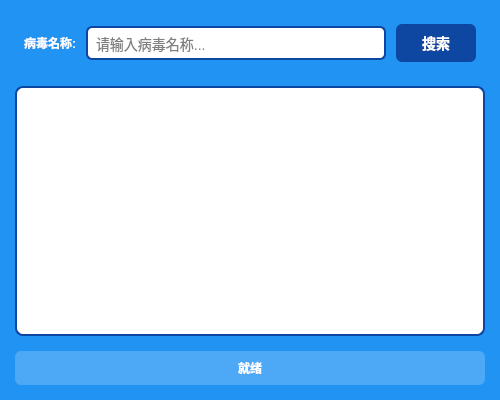
<?xml version="1.0" encoding="UTF-8"?>
<ui version="4.0">
 <class>PatientView</class>
 <widget class="QWidget" name="PatientView">
  <property name="geometry">
   <rect>
    <x>0</x>
    <y>0</y>
    <width>500</width>
    <height>400</height>
   </rect>
  </property>
  <property name="styleSheet">
   <string>QWidget#PatientView {
    background-color: #2193F3;
    font-family: 'Segoe UI', Arial, sans-serif;
}

QLabel {
    color: white;
    font-weight: bold;
}

QLineEdit {
    background-color: white;
    border: 2px solid #0d47a1;
    border-radius: 6px;
    padding: 6px;
    font-size: 14px;
}

QLineEdit:focus {
    border-color: #1565c0;
}

QPushButton {
    background-color: #0d47a1;
    color: white;
    border: none;
    border-radius: 6px;
    padding: 8px 16px;
    font-weight: bold;
    font-size: 14px;
}

QPushButton:hover {
    background-color: #1565c0;
}

QPushButton:pressed {
    background-color: #0a2e6b;
}

QTableView {
    background-color: white;
    border: 2px solid #0d47a1;
    border-radius: 8px;
    alternate-background-color: #e3f2fd;
}

QTableView::item {
    padding: 8px;
}

QHeaderView::section {
    background-color: #0d47a1;
    color: white;
    padding: 8px;
    border: none;
    font-weight: bold;
}

QLabel#statusLabel {
    background-color: rgba(255, 255, 255, 0.2);
    border-radius: 6px;
    padding: 8px;
}</string>
  </property>
  <property name="windowTitle">
   <string>患者视图</string>
  </property>
  <layout class="QVBoxLayout" name="verticalLayout">
   <property name="spacing">
    <number>15</number>
   </property>
   <property name="leftMargin">
    <number>15</number>
   </property>
   <property name="topMargin">
    <number>15</number>
   </property>
   <property name="rightMargin">
    <number>15</number>
   </property>
   <property name="bottomMargin">
    <number>15</number>
   </property>
   <item>
    <widget class="QWidget" name="searchWidget" native="true">
     <layout class="QHBoxLayout" name="horizontalLayout">
      <property name="spacing">
       <number>10</number>
      </property>
      <item>
       <widget class="QLabel" name="label">
        <property name="text">
         <string>病毒名称:</string>
        </property>
        <property name="alignment">
         <set>Qt::AlignVCenter|Qt::AlignRight</set>
        </property>
       </widget>
      </item>
      <item>
       <widget class="QLineEdit" name="virusEdit">
        <property name="placeholderText">
         <string>请输入病毒名称...</string>
        </property>
       </widget>
      </item>
      <item>
       <widget class="QPushButton" name="searchButton">
        <property name="text">
         <string>搜索</string>
        </property>
        <property name="minimumSize">
         <size>
          <width>80</width>
          <height>0</height>
         </size>
        </property>
       </widget>
      </item>
     </layout>
    </widget>
   </item>
   <item>
    <widget class="QTableView" name="tableView"/>
   </item>
   <item>
    <widget class="QLabel" name="statusLabel">
     <property name="text">
      <string>就绪</string>
     </property>
     <property name="alignment">
      <set>Qt::AlignCenter</set>
     </property>
     <property name="frameShape">
      <enum>QFrame::StyledPanel</enum>
     </property>
    </widget>
   </item>
  </layout>
 </widget>
 <resources/>
 <connections/>
</ui>
